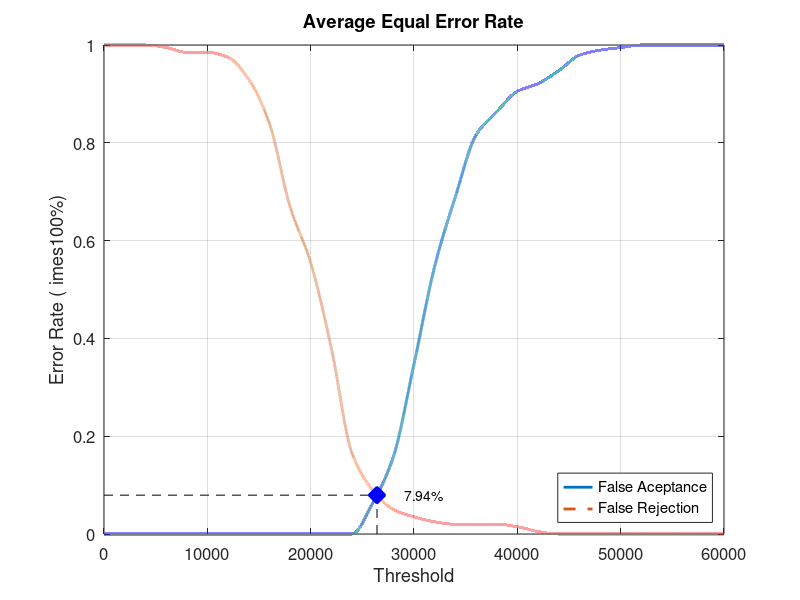
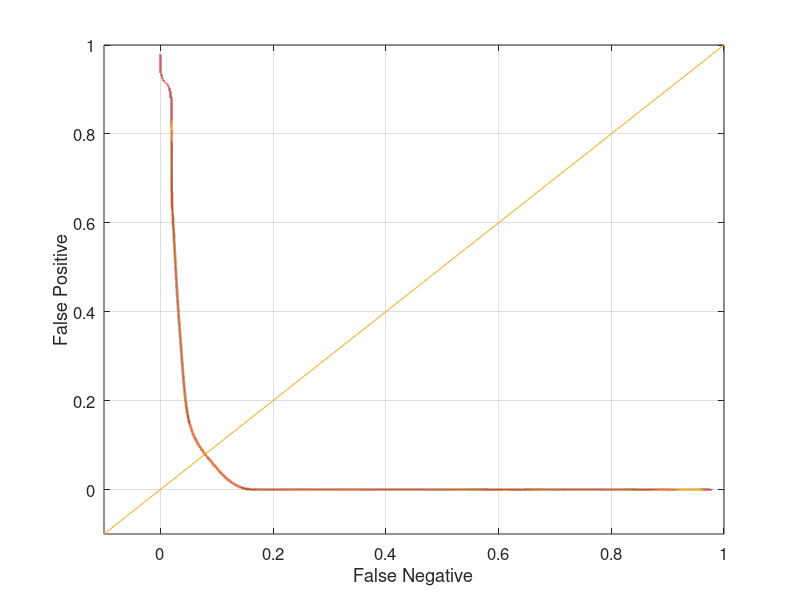

Write the MATLAB code that produced these figures, in order.
close all;
clear;
clc;
x = 0:2000:60000;
xq = 0:0.5:60000;

y0 = [0 0 0 0 0 0 0 0 0 0 0 0 0 0.0631579 0.157895 0.347368 0.547368 0.689474 0.815789 0.863158 0.905263 0.921053 0.947368 0.978947 0.989474 0.994737 1 1 1 1 1]
yy0 = interp1(x, y0, xq, 'pchip');
y1 = [1 1 1 0.995 0.985 0.985 0.975 0.93 0.84 0.67 0.555 0.38 0.165 0.09 0.05 0.035 0.025 0.02 0.02 0.02 0.015 0.005 0 0 0 0 0 0 0 0 0]
yy1 = interp1(x, y1, xq, 'pchip');

% Calculating EER: 
y2 = abs(y0 - y1);
find(y2 == min(y2))
yy2 = abs(yy0 - yy1);
xEER = find(yy2 == min(yy2));
xEERIndex = xq(xEER) % X-axis EER
yEER = yy0(xEER) % Y-axis EER

main = figure
plot(xq, yy0,'-','LineWidth', 2);	hold on
plot(xq, yy1,'--','LineWidth', 2);	hold on
plot([xEERIndex xEERIndex], [0 yEER], 'k--');	hold on
plot([0 xEERIndex], [yEER yEER], 'k--');	hold on
plot(xEERIndex, yEER, 'bx', 'LineWidth', 10);	hold on
text(xEERIndex + 10 * xEERIndex / 100, yEER, [num2str(round((10000 * yEER)) / 100) '%'])
legend('False Aceptance', 'False Rejection', 'Location', 'SouthEast')
xlabel('Threshold')
ylabel('Error Rate (	imes100%)')
title('Average Equal Error Rate')
set(gca, 'FontSize', 12)
axis([0 60000 0 1])
grid on

print(main, 'Database2_4Main', '-dpng');
FNRxFPR = figure('Color', [1 1 1]);
plot(yy1, yy0, '-', yy1, yy0, 'LineWidth', 2);
hold on
y = -0.1:0.1:1
plot(y, y); 
set(gca, 'FontSize', 12)
xlabel('False Negative')
ylabel('False Positive')
axis([-0.1 1 -0.1 1])
set(gca, 'FontSize', 12)
grid on

print(FNRxFPR, 'Database2_4FNRxFPR','-dpng');
